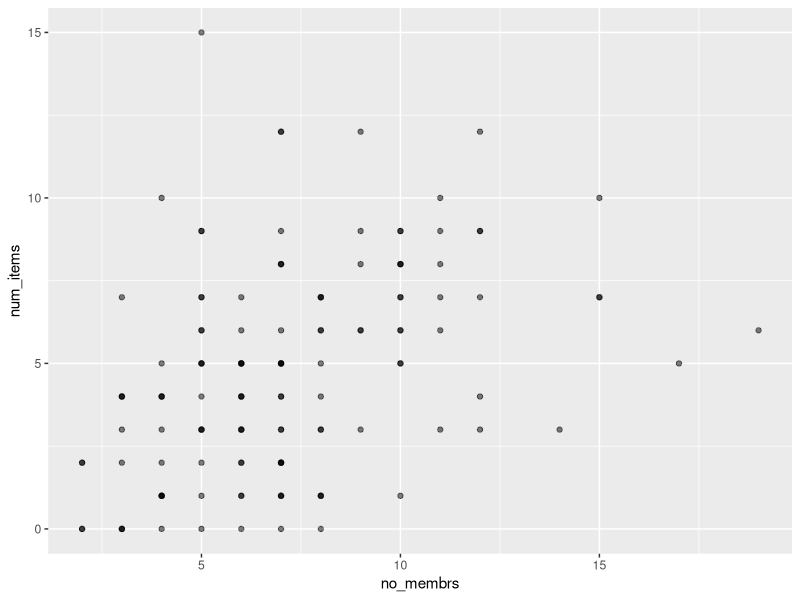
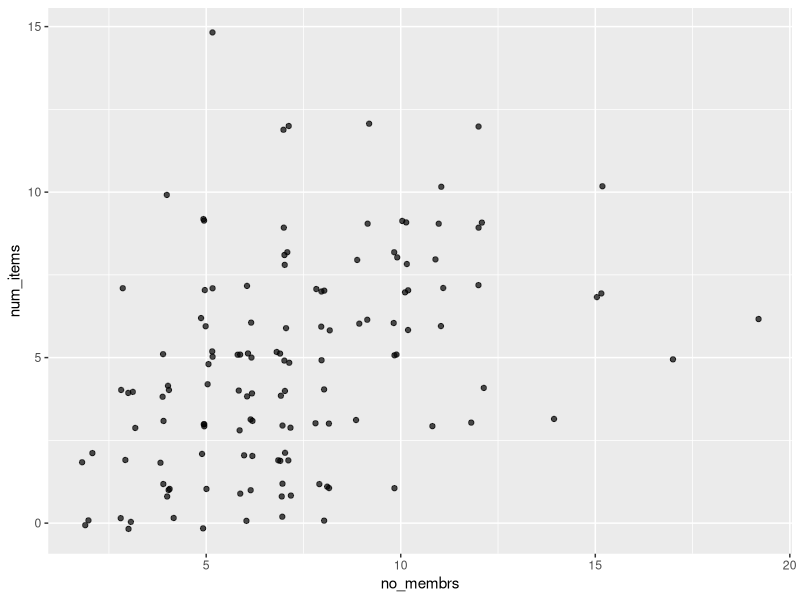
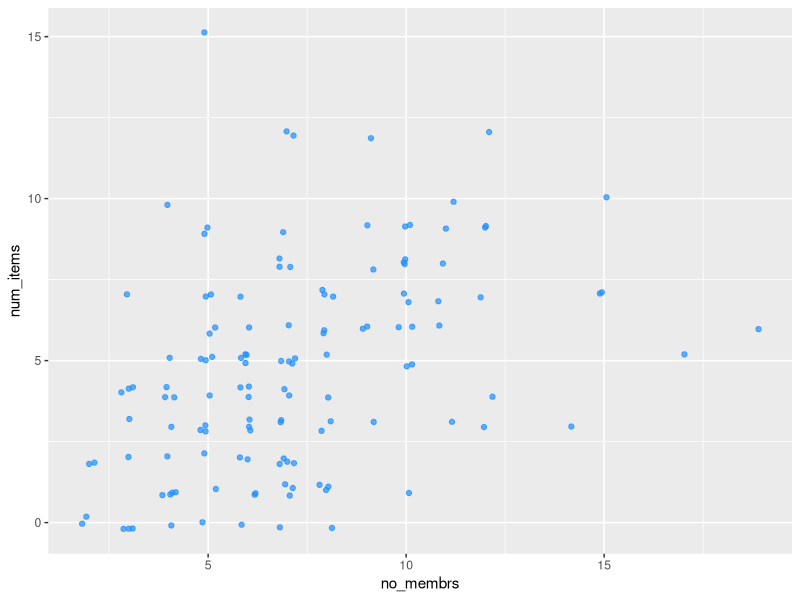

R code for these plots, in order: (Note: this script raises an error after producing the figures.)
# plotting DSPG 2026
# Nathaniel Porter
# June 2, 2026

library(tidyverse)
interviews_plotting <- read_csv('data/interviews_plotting.csv')

# scatterplots ----

interviews_plotting |> 
  ggplot(mapping=aes(x=no_membrs,y=num_items)) +
  geom_point(alpha=0.5)

interviews_plotting |> 
  ggplot(aes(x=no_membrs,y=num_items)) +
  geom_jitter(alpha=0.7, width=0.2, height=0.2)

#setting color
interviews_plotting |> 
  ggplot(aes(x=no_membrs,y=num_items)) +
  geom_jitter(alpha=0.7, width=0.2, height=0.2, color='dodgerblue')

#mapping color and shape
interviews_plotting |> 
  filter_out(is.na(memb_assoc)) |> 
  ggplot(aes(x=no_membrs,y=num_items, color=village, shape=memb_assoc)) +
  geom_jitter(alpha=0.7, width=0.2, height=0.2)

interviews_plotting |> 
  filter_out(is.na(memb_assoc)) |> 
  ggplot(aes(x=no_membrs,y=num_items, color=village, shape=memb_assoc)) +
  geom_jitter(alpha=0.7, width=0.2, height=0.2) +
  scale_colour_viridis_d(option='inferno')

# boxplot ----

interviews_plotting |> 
  ggplot(aes(x=respondent_wall_type,y=rooms)) +
  geom_boxplot()

interviews_plotting |> 
  count(respondent_wall_type)

interviews_plotting |> 
  filter(respondent_wall_type!='cement') |> 
  ggplot(aes(x=respondent_wall_type,y=rooms)) +
  geom_boxplot(outliers=FALSE, alpha=0) +
  geom_jitter(aes(color=village),
              width=0.2,
              height=0)

# barplot ----

interviews_plotting |> 
  ggplot(aes(x=respondent_wall_type)) +
  geom_bar()

interviews_plotting |> 
  ggplot(aes(y=respondent_wall_type)) +
  geom_bar()

interviews_plotting |> 
  ggplot(aes(y=fct_infreq(respondent_wall_type))) +
  geom_bar()

interviews_plotting |> 
  ggplot(aes(y=fct_infreq(respondent_wall_type))) +
  geom_bar(aes(fill=village)) +
  labs(y='Wall Type', x=NULL, fill="Village") +
  theme_minimal()

ggsave(filename = 'fig/village_walls_bar.png', height=9, width=7)
